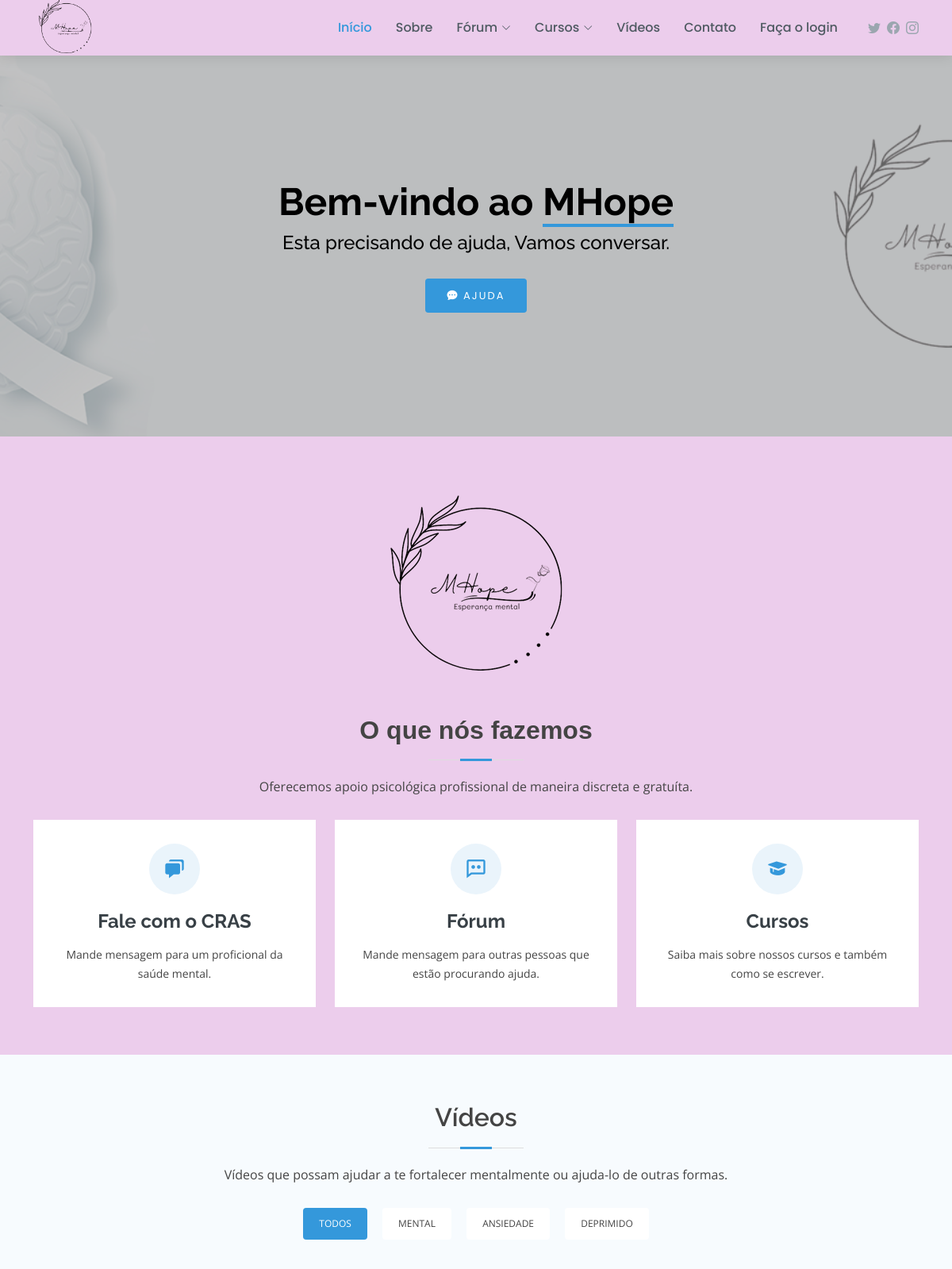
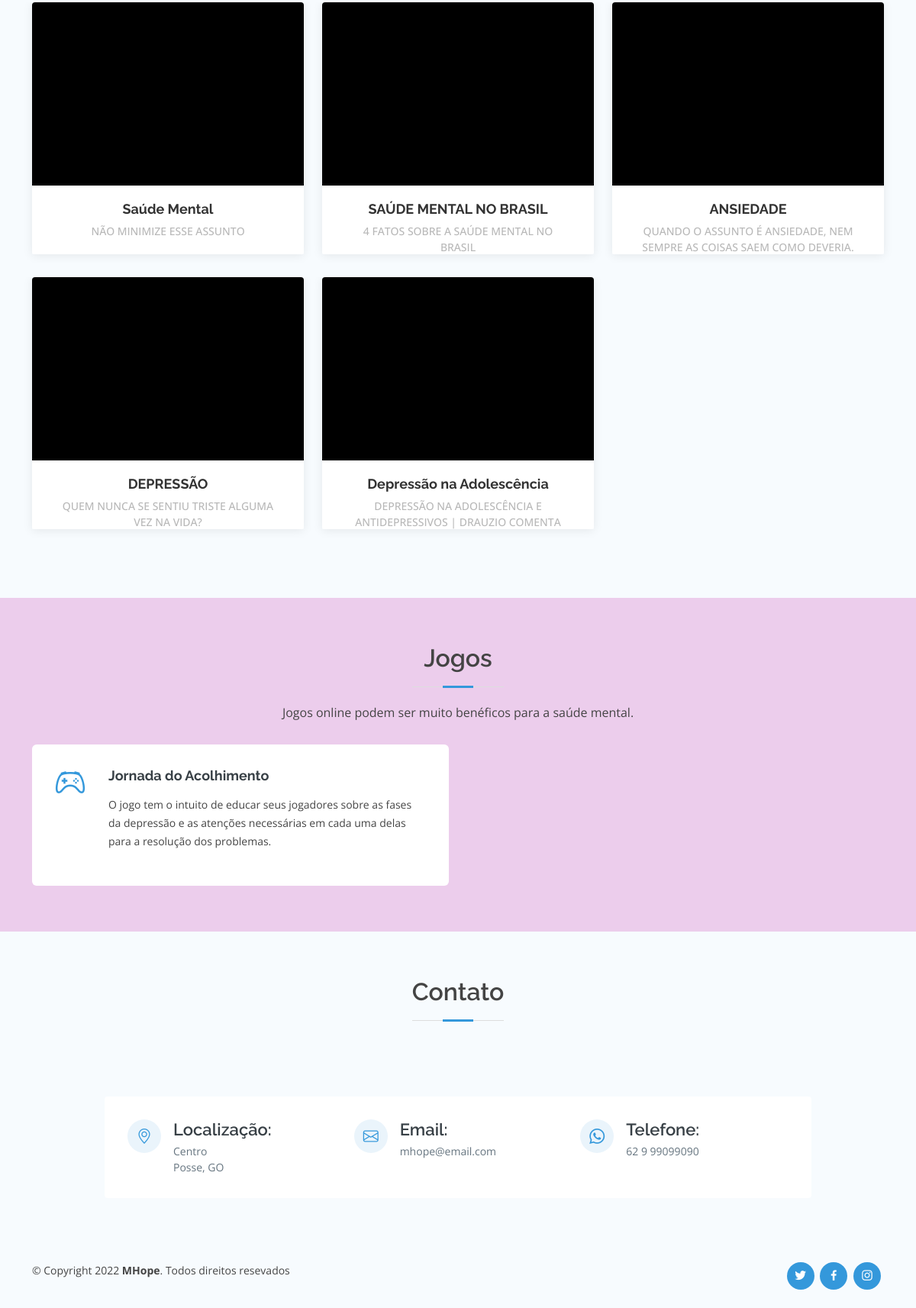
The page / on the database its author committed (2 pictures, top to bottom).
### tables this page shows
CREATE TABLE `videos` (
  `id` int(11) NOT NULL AUTO_INCREMENT,
  `nome` varchar(100) NOT NULL,
  `arquivo` varchar(255) NOT NULL,
  `descricao` text NOT NULL,
  `tipo` varchar(80) NOT NULL,
  PRIMARY KEY (`id`)
);

CREATE TABLE `jogos` (
  `id` int(11) NOT NULL AUTO_INCREMENT,
  `nome` varchar(100) NOT NULL,
  `descricao` text NOT NULL,
  `link` varchar(255) NOT NULL,
  PRIMARY KEY (`id`)
);

CREATE TABLE `contatos` (
  `id` int(11) NOT NULL AUTO_INCREMENT,
  `endereco` text NOT NULL,
  `cidade` varchar(100) NOT NULL,
  `estado` varchar(90) NOT NULL,
  `telefone` varchar(20) NOT NULL,
  `email` varchar(100) NOT NULL,
  `facebook` varchar(200) NOT NULL,
  `instagram` varchar(200) NOT NULL,
  `twitter` varchar(200) NOT NULL,
  PRIMARY KEY (`id`)
);

### index.php (the view, shortened to what this page needs)
<?php
    include("includes/layout.php");
    include_once("adm/config/conexao.php");
?>
<main id="main">
<section id="about" class="what-we-do ">
  <div class="container">
  <div class="section-title">
  <img src="assets/img/logo.png" alt=""/>
  </div>
    <div class="section-title">
      <h2 style=" font-family: Verdana, Geneva, Tahoma, sans-serif;">O que nós fazemos</h2>
      <p>Oferecemos apoio psicológica profissional de maneira discreta e gratuíta.</p>
    </div>
    <div class="row">
      <div class="col-lg-4 col-md-6 d-flex align-items-stretch">
        <div class="icon-box">
          <div class="icon"><i class='bx bxs-chat'></i></div>
          <h4><a href="forumCras.php">Fale com o CRAS</a></h4>
          <p>Mande mensagem para um proficional da saúde mental.</p>
        </div>
      </div>
      <div class="col-lg-4 col-md-6 d-flex align-items-stretch mt-4 mt-md-0">
        <div class="icon-box">
          <div class="icon"><i class='bx bx-comment-dots'></i></div>
          <h4><a href="forumSupervisionado.php">Fórum</a></h4>
          <p>Mande mensagem para outras pessoas que estão procurando ajuda.</p>
        </div>
      </div>
      <div class="col-lg-4 col-md-6 d-flex align-items-stretch mt-4 mt-lg-0">
        <div class="icon-box">
          <div class="icon"><i class='bx bxs-graduation'></i></div>
          <h4><a href="cursos.php">Cursos</a></h4>
          <p>Saiba mais sobre nossos cursos e também como se escrever.</p>
        </div>
      </div>
    </div>
  </div>
</section>
<section id="video" class="portfolio section-bg">
      <div class="container">
        <div class="section-title">
          <h2>Vídeos</h2>
          <p>Vídeos que possam ajudar a te fortalecer mentalmente ou ajuda-lo de outras formas.</p>
        </div>
        <div class="row">
          <div class="col-lg-12">
            <ul id="portfolio-flters">
              <li data-filter="*" class="filter-active">Todos</li>
              <li data-filter=".Mental" >Mental</li>
              <li data-filter=".Ansiedade" >Ansiedade</li>
              <li data-filter=".Deprimido" >Deprimido</li>
            </ul>
          </div>
        </div>
        <div class="row portfolio-container">
        <?php
          $sql = "SELECT * FROM videos ORDER BY id ASC ";
          $sql_query = $conexao->prepare($sql);
          $sql_query->execute();
          while($rowVideo = $sql_query->fetch(PDO::FETCH_ASSOC)){
        ?>
          <div class="col-lg-4 col-md-6 portfolio-item <?php echo $rowVideo['tipo'];?> wow fadeInUp">
            <div class="portfolio-wrap">
              <figure>
                <video width="500" src="adm/update/videos/<?php echo $rowVideo['arquivo'];?>"></video>
              </figure>
              <div class="portfolio-info">
                <h4><a><?php echo $rowVideo['nome'];?></a></h4>
                <p><?php echo $rowVideo['descricao'];?></p>
              </div>
            </div>
          </div>
          <?php }?>
        </div>
      </div>
    </section>
  <section id="services" class="services">
   <div class="container">
     <div class="section-title">
       <h2>Jogos</h2>
       <p>Jogos online podem ser muito benéficos para a saúde mental.</p>
     </div>
     <?php
      $sql = "SELECT * FROM jogos ORDER BY id ASC ";
      $sql_query = $conexao->prepare($sql);
      $sql_query->execute();
      while($rowJogo = $sql_query->fetch(PDO::FETCH_ASSOC)){
     ?>
     <div class="row">
       <div class="col-md-6">
         <div class="icon-box">
           <i class="bi bi-controller"></i>
           <h4><a href="<?php echo $rowJogo['link'];?>"><?php echo $rowJogo['nome'];?></a></h4>
           <p><?php echo $rowJogo['descricao'];?></p>
         </div>
       </div>
     </div>
     <?php }?>
      </div>
    </section>
  <section id="contact" class="contact section-bg">
      <div class="container">
        <div class="section-title">
          <h2>Contato</h2>
        </div>
        <?php
          $sql_contato = "SELECT * FROM contatos WHERE id='1' ";
          $sql_query = $conexao->prepare($sql_contato);
          $sql_query->execute();
          $row_contato = $sql_query->fetch(PDO::FETCH_ASSOC);
        ?>
        <div class="row mt-5 justify-content-center">
          <div class="col-lg-10">
            <div class="info-wrap">
              <div class="row">
                <div class="col-lg-4 info">
                  <i class="bi bi-geo-alt"></i>
                  <h4>Localização:</h4>
                  <p><?php echo $row_contato['endereco'];?><br><?php echo $row_contato['cidade'] . ", ".$row_contato['estado'];?></p>
                </div>
                <div class="col-lg-4 info mt-4 mt-lg-0">
                  <i class="bi bi-envelope"></i>
                  <h4>Email:</h4>
                  <p><?php echo $row_contato['email'];?><br></p>
                </div>
                <div class="col-lg-4 info mt-4 mt-lg-0">
                  <i class="bi bi-whatsapp"></i>
                  <h4>Telefone:</h4>
                  <p><?php echo $row_contato['telefone'];?></p>
                </div>
              </div>
            </div>
          </div>
        </div>
      </div>
    </section>
</main>
<?php
    include("includes/footer.php");
?>

### includes/layout.php (shortened to what this page needs)
<!DOCTYPE html>
<html lang="pt-br">
<head>
  <link href="assets/vendor/bootstrap/css/bootstrap.min.css" rel="stylesheet">
  <link href="assets/vendor/bootstrap-icons/bootstrap-icons.css" rel="stylesheet">
  <link href="assets/vendor/boxicons/css/boxicons.min.css" rel="stylesheet">
  <link href="assets/vendor/glightbox/css/glightbox.min.css" rel="stylesheet">
  <link href="assets/vendor/swiper/swiper-bundle.min.css" rel="stylesheet">
  <link href="assets/css/style.css" rel="stylesheet">
</head>
<body style="background-color: #eccdec;">
  <header id="header" class="fixed-top d-flex align-items-center">
    <div class="container d-flex align-items-center">
      <div class="logo me-auto">
       <a href="index.php"><img src="assets/img/logo.png" alt="" class="img-fluid"></a>
      </div>
      <nav id="navbar" class="navbar order-last order-lg-0">
        <ul>
          <li><a class="nav-link scrollto active" href="index.php">Início</a></li>
          <li><a class="nav-link scrollto" href="index.php#about">Sobre</a></li>
          <li class="dropdown"><a href="#"><span>Fórum</span> <i class="bi bi-chevron-down"></i></a>
          </li>
          <li class="dropdown"><a href="#"><span>Cursos</span> <i class="bi bi-chevron-down"></i></a>
          </li>
          <li><a class="nav-link scrollto" href="#video">Vídeos</a></li>
          <li><a class="nav-link scrollto" href="#contact">Contato</a></li>
          <?php
            include("verificar.php");
            if(isset($_SESSION['id']) && !empty($_SESSION['id'])){
          ?>
          <li class="dropdown"><a href="#"><span>Olá, <?php echo $nomeCliente;?></span> <i class="bi bi-chevron-down"></i></a>
            <ul>
              <li><a href="cursosMatriculados.php">Meus cursos</a></li>
              <li><a href="adm/logoutCliente.php">Sair</a></li>
            </ul>
          </li>
          <?php }else{?>
             <li><a class="nav-link scrollto" href="loginCliente.php">Faça o login</a></li>
          <?php }?>
        </ul>
      </nav>
      <?php
          $sql_contato = "SELECT * FROM contatos WHERE id='1' ";
          $sql_query = $conexao->prepare($sql_contato);
          $sql_query->execute();
          $row_contato = $sql_query->fetch(PDO::FETCH_ASSOC);
      ?>
      <div class="header-social-links d-flex align-items-center">
        <a href="<?php echo $row_contato['twitter'];?>" class="twitter"><i class="bi bi-twitter"></i></a>
        <a href="<?php echo $row_contato['facebook'];?>" class="facebook"><i class="bi bi-facebook"></i></a>
        <a href="<?php echo $row_contato['instagram'];?>" class="instagram"><i class="bi bi-instagram"></i></a>
      </div>
    </div>
  </header>
  <section id="hero" class="d-flex flex-column justify-content-center align-items-center">
    <div class="container text-center text-md-left" data-aos="fade-up">
      <h1 style="color: black;">Bem-vindo ao <span>MHope</span></h1>
      <h2 style="color: black;">Esta precisando de ajuda, Vamos conversar.</h2>
      <a href="forumCras.php" class="btn-get-started scrollto"><i class="bi bi-chat-dots-fill"></i> Ajuda</a>
    </div>
  </section>
</body>
</html>

### includes/footer.php (shortened to what this page needs)
<footer id="footer">
  <div class="container d-md-flex py-4">
    <div class="me-md-auto text-center text-md-start">
      <div class="copyright">
        &copy; Copyright 2022 <strong><span>MHope</span></strong>. Todos direitos resevados
      </div>
    </div>
    <div class="social-links text-center text-md-right pt-3 pt-md-0">
      <a href="#" class="twitter"><i class="bx bxl-twitter"></i></a>
      <a href="#" class="facebook"><i class="bx bxl-facebook"></i></a>
      <a href="#" class="instagram"><i class="bx bxl-instagram"></i></a>
    </div>
  </div>
</footer>

### rows shown on the page
videos: nome "Saúde Mental", descricao "NÃO MINIMIZE ESSE ASSUNTO"
videos: nome "SAÚDE MENTAL NO BRASIL", descricao "4 FATOS SOBRE A SAÚDE MENTAL NO BRASIL"
videos: nome "ANSIEDADE", descricao "QUANDO O ASSUNTO É ANSIEDADE, NEM SEMPRE AS COISAS SAEM COMO DEVERIA."
videos: nome "DEPRESSÃO", descricao "QUEM NUNCA SE SENTIU TRISTE ALGUMA VEZ NA VIDA?"
videos: nome "Depressão na Adolescência", descricao "DEPRESSÃO NA ADOLESCÊNCIA E ANTIDEPRESSIVOS | DRAUZIO COMENTA"
jogos: nome "Jornada do Acolhimento", descricao "O jogo tem o intuito de educar seus jogadores sobre as fases da depressão e as atenções necessárias em cada uma delas para a resolução dos problemas."
contatos: endereco "Centro", cidade "Posse", estado "GO", email "mhope@email.com", telefone "62 9 99099090"
